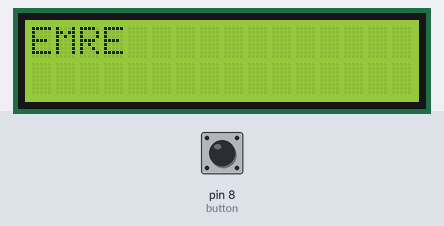
Recording of a sketch running on a simulated Arduino Uno, built with avr-gcc and run on an emulated ATmega328P. Shown: 16×2 character LCD. The inputs (shaded band) are chosen by the test bench; at power-on: pin 8 (button) LOW.

Above: at 1.2 s.
1.3 s: pin 8 (button) pulled HIGH for 0.65 s
At 2.9 s:
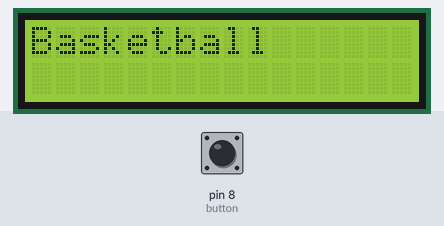
3.4 s: pin 8 (button) pulled HIGH for 1 s
At 4.9 s:
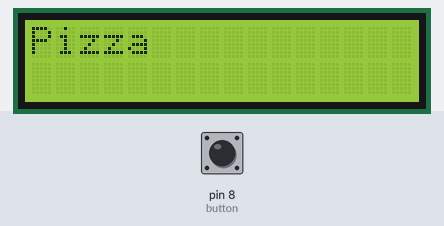
5.9 s: pin 8 (button) pulled HIGH for 3.2 s
At 7.3 s:
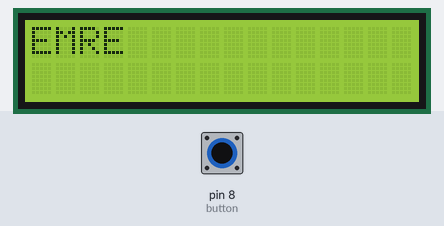
Timing chart, 0 to 8.9 s (numbered marks = the images above; inputs shaded):
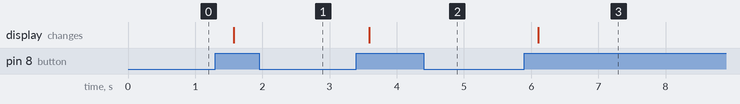

Measured:
- after the input at 1.3 s, the display: changes after 0.27 s (image 1)
- after the input at 3.4 s, the display: changes after 0.19 s (image 2)
- after the input at 5.9 s, the display: changes after 0.20 s (image 3)

The sketch:

lab8_level3.ino
```cpp
// C++ code
// 20.07.2021
// Emre YILMAZ

#include <LiquidCrystal.h>
// Initialise the Serial LCD
LiquidCrystal lcd(12,11,5,4,3,2); // These pin numbers are hard code in on the serial backpack board
int button = 8; // button is set to pin 8
boolean start = true;
boolean btn = true;
int btnt = 0; // to create a toggle button

void setup()
{
  pinMode(button, INPUT);
  lcd.begin(16,2);
}

void loop()
{
  while(start){
    lcd.clear();
    lcd.setCursor(0,0);
    lcd.print("EMRE");
    delay(500);
    start = false;
  }

  if(btn){
    if(digitalRead(button) == HIGH){
      btnt =(btnt + 1) % 3; // toggle button
      // the first iteration's result will be 1 and it will check the condition (btnt == 1)
      // the second iteration's result will be 2 and it will check the condition (btnt == 2)
      // the third iteration's result will be 0 and it will check the condition (btnt == 0)
      btn = false;
    }
  }else{
    if(digitalRead(button) == LOW){
      btn = true; // btn is set to true when the button is released so it can run the if statement for second, third, fourth iteration so on
    }
  }


 // The text condition for what it should print

 if(btnt == 1){ // It will display "Basketball"
   lcd.clear();
   lcd.setCursor(0,0);
   lcd.print("Basketball");
   delay(500);
 }else if(btnt == 2){ // It will display "Pizza"
   lcd.clear();
   lcd.setCursor(0,0);
   lcd.print("Pizza");
   delay(500);
 }else if(btnt == 0){ // It will set the start to true
   start = true;
 }


}
```
